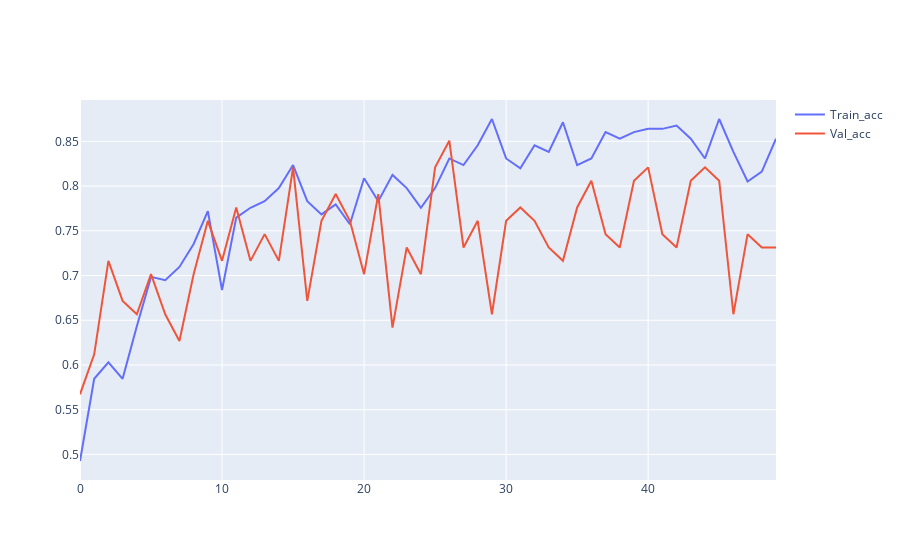

Notebook code for this chart:
### Code cell
acc_x = list(range(len(val_acc_history)))

fig = go.Figure()
fig.add_trace(go.Scatter(x=acc_x,y=train_acc_history,
                         name="Train_acc"))
fig.add_trace(go.Scatter(x=acc_x,y=val_acc_history,
                         name="Val_acc"))
fig.show()
